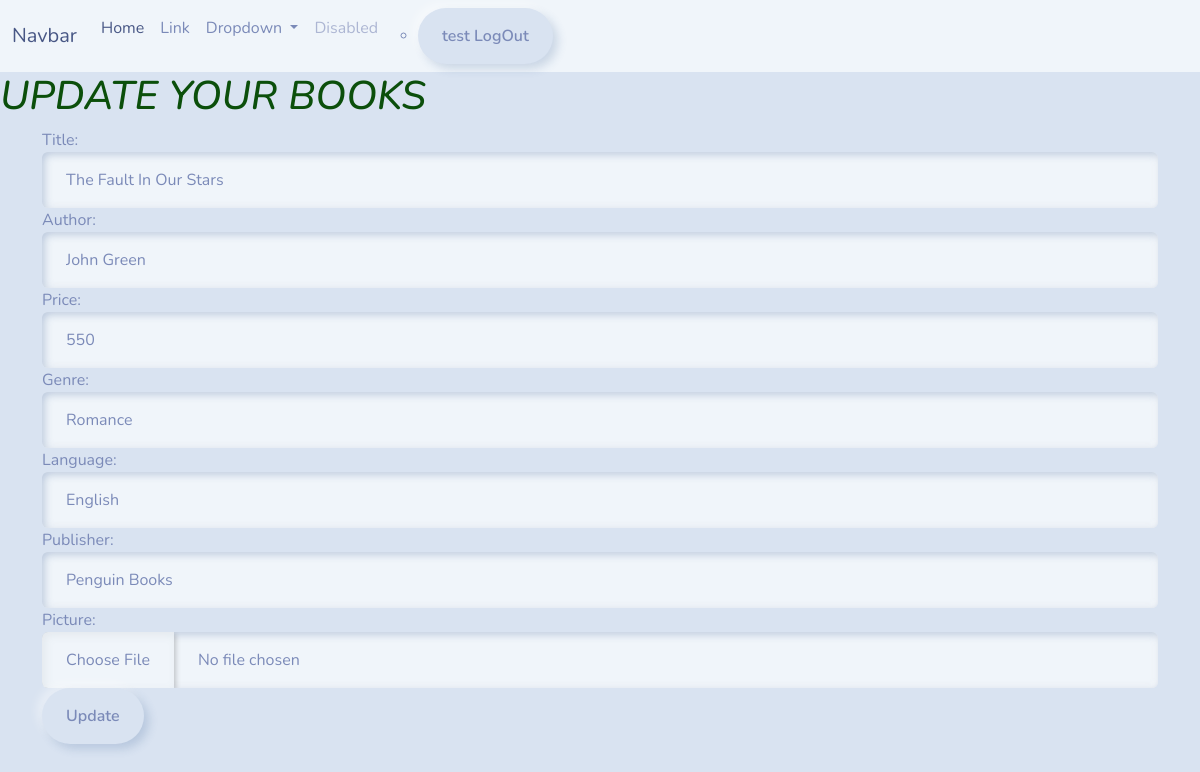
The page /book/3/change/ (signed in) on the database its author committed.
### books/models.py (models this page shows, shortened)
class Books(models.Model):
    title=models.CharField(max_length=200,null=True)
    author=models.CharField(max_length=200)
    price=models.PositiveIntegerField()
    genre=models.CharField(max_length=200)
    language=models.CharField(max_length=200)
    publisher=models.CharField(max_length=300,null=True)
    picture=models.ImageField(upload_to="picture_book",null=True)

### books/views.py (the view, shortened to what this page needs)
# urls.py: path("book/<int:pk>/change/",views.BookUpdateView.as_view(),name="book-update"),
@method_decorator(decs,name="dispatch")
class BookUpdateView(View):
    template_name="book_update.html"
    form_class=BookUpdateForm
    def get(self,request,*args,**kwargs):
        id=kwargs.get("pk")
        book_object=Books.objects.get(id=id)
        form_instance=self.form_class(instance=book_object)
        return render(request,self.template_name,{"form":form_instance})

### books/forms.py
class BookUpdateForm(forms.ModelForm):
    class Meta:
        model=Books
        fields="__all__"
        widgets={
            "title":forms.TextInput(attrs={"class":"form-control"}),
            "author":forms.TextInput(attrs={"class":"form-control"}),
            "price":forms.NumberInput(attrs={"class":"form-control"}),
            "genre":forms.TextInput(attrs={"class":"form-control"}),
            "language":forms.TextInput(attrs={"class":"form-control"}),
            "publisher":forms.TextInput(attrs={"class":"form-control"}),
            "picture":forms.FileInput(attrs={"class":"form-control"})
        }

### books/templates/book_update.html (shortened to what this page needs)
{%extends 'base.html'%}
{%block main_block%}
<h1 style="font-style: italic; color: rgb(11, 79, 11);">UPDATE YOUR BOOKS</h1>
<div class="container">
    <form action="" method="post" enctype="multipart/form-data">
        {{form}}
        <button type="submit" class="btn btn-success">Update</button>
    </form>
</div>
{%endblock%}

### books/templates/base.html (shortened to what this page needs)
<!DOCTYPE html>
{%load static%}
<html lang="en">
<head>
    <link rel="stylesheet" href="{%static 'css/style1.css'%}">
</head>
<body>
    <nav class="navbar navbar-expand-lg bg-body-tertiary">
        <div class="container-fluid">
          <a class="navbar-brand" href="#">Navbar</a>
          <div class="collapse navbar-collapse" id="navbarSupportedContent">
            <ul class="navbar-nav me-auto mb-2 mb-lg-0">
              <li class="nav-item">
                <a class="nav-link active" aria-current="page" href="#">Home</a>
              </li>
              <li class="nav-item">
                <a class="nav-link" href="#">Link</a>
              </li>
              <li class="nav-item dropdown">
                <a class="nav-link dropdown-toggle" href="#" role="button" data-bs-toggle="dropdown" aria-expanded="false">
                  Dropdown
                </a>
              </li>
              <li class="nav-item">
                <a class="nav-link disabled" aria-disabled="true">Disabled</a>
              </li>
              <ul>
                <li class="nav-item">
                  <a href="{%url 'signout'%}" class="btn btn-dark">{{request.user}}  LogOut</a>
                </li>
              </ul>
            </ul>
          </div>
        </div>
      </nav>
       {%block main_block%}
       {%endblock%}
</body>
</html>

### rows shown on the page
Books: title "The Fault In Our Stars", author "John Green", price "550", genre "Romance", language "English", publisher "Penguin Books"

### other values the page prints
{{ request.user }} "test"
